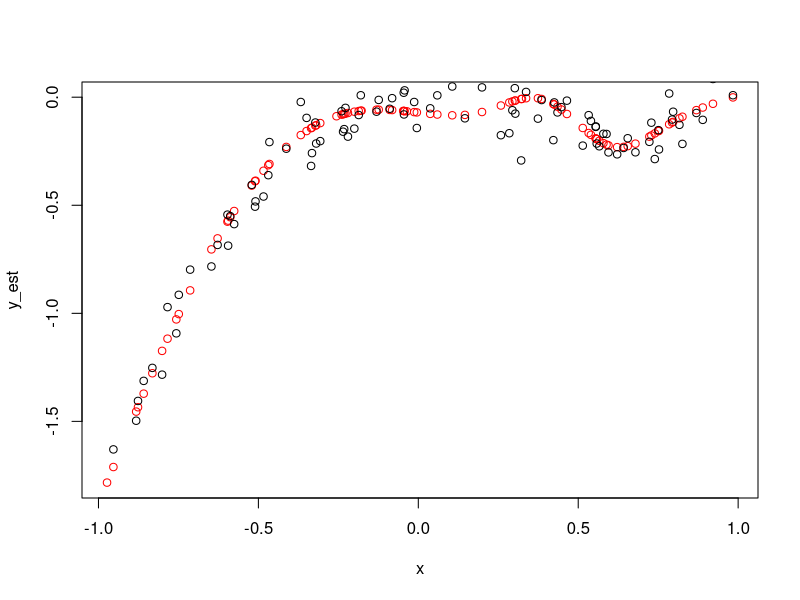

Write the R code that produced this figure. (Note: this script raises an error after producing the figure.)
set.seed(0)

rk <- function(x,z)
  # R(x,z) for cubic spline on [0,1]
{
  ((z - 0.5) ^ 2 - 1 / 12) * ((x - 0.5) ^ 2 - 1 / 12) / 4 -
    ((abs(x - z) - 0.5) ^ 4 - (abs(x - z) - 0.5) ^ 2 / 2 + 7 / 240) / 24
}

spl.X <- function(x,xk)
  # set up model matrix for cubic penalized regression spline
{
  q <- length(xk) + 2 # number of parameters
  n <- length(x)
  # number of data
  X <- matrix(1,n,q) # initialized model matrix
  X[,2] <- x
  # set second column to x
  X[,3:q] <- outer(x,xk,FUN = rk) # and remaining to R(x,xk)
  X
}


fit.gamG <- function(y,X,S,sp)
  # function to fit simple 2 term generalized additive model
  # Gamma errors and log link
{
  # get sqrt of combined penalty matrix ...
  rS <- mat.sqrt(sp[1] * S[[1]] + sp[2] * S[[2]])
  q <- ncol(X)
  # number of params
  n <- nrow(X)
  # number of data
  X1 <- rbind(X,rS)
  # augmented model matrix
  b <- rep(0,q);b[1] <- 1
  # initialize parameters
  norm <- 0;old.norm <- 1
  # initialize convergence control
  while (abs(norm - old.norm) > 1e-4 * norm)
    # repeat un-converged
  {
    eta <- (X1 %*% b)[1:n]
    # ’linear predictor’
    mu <- exp(eta)
    # fitted values
    z <- (y - mu) / mu + eta
    # pseudodata (recall w_i=1, here)
    z[(n + 1):(n + q)] <- 0
    # augmented pseudodata
    m <- lm(z ~ X1 - 1)
    # fit penalized working model
    b <- m$coefficients
    # current parameter estiamtes
    trA <- sum(influence(m)$hat[1:n]) # tr(A)
    old.norm <- norm
    # store for convergence test
    norm <- sum((z - fitted(m))[1:n] ^ 2) # RSS of working model
  }
  list(model = m,gcv = norm * n / (n - trA) ^ 2,sp = sp)
}


mat.sqrt <- function(S)
  # A simple matrix square root
{
  sing_dec = svd(x = S)
  d_sqr = sqrt(sing_dec$d)
  ris = sing_dec$u %*% d_sqr %*% t(sing_dec$v)
  ris
}

n = 100
x = runif(n,-1, 1)
y = x * x * x - x * x + rnorm(n, 0, .1)
xk <- 1:4 / 5
# choose some knots
spl_x <- spl.X(x,xk) # generate model matrix
mod.l = lm(y ~ spl_x - 1)
# x values for prediction

y_est = spl_x %*% coef(mod.l)

# plot and save results
plot(x, y_est, col = 'red') # plot fitted spline
points(x, y)

data = list()
data$x = x
data$y = y
data$spl_x = spl_x
data$y_est_spl_x = y_est



data = data.frame(data)
write.csv(data, file = '/home/donbeo/Documents/statsmodels/statsmodels/sandbox/gam_gsoc2015/tests/results/gam_PIRLS_results.csv')

spl.S <- function(xk)
  # set up the penalized regression spline penalty matrix,
  # given knot sequence xk
{
  q <- length(xk) + 2;S <- matrix(0,q,q) # initialize matrix to 0
  S[3:q,3:q] <- outer(xk,xk,FUN = rk) # fill in non-zero part
  S
}

spl_s = spl.S(xk)
spl_s
